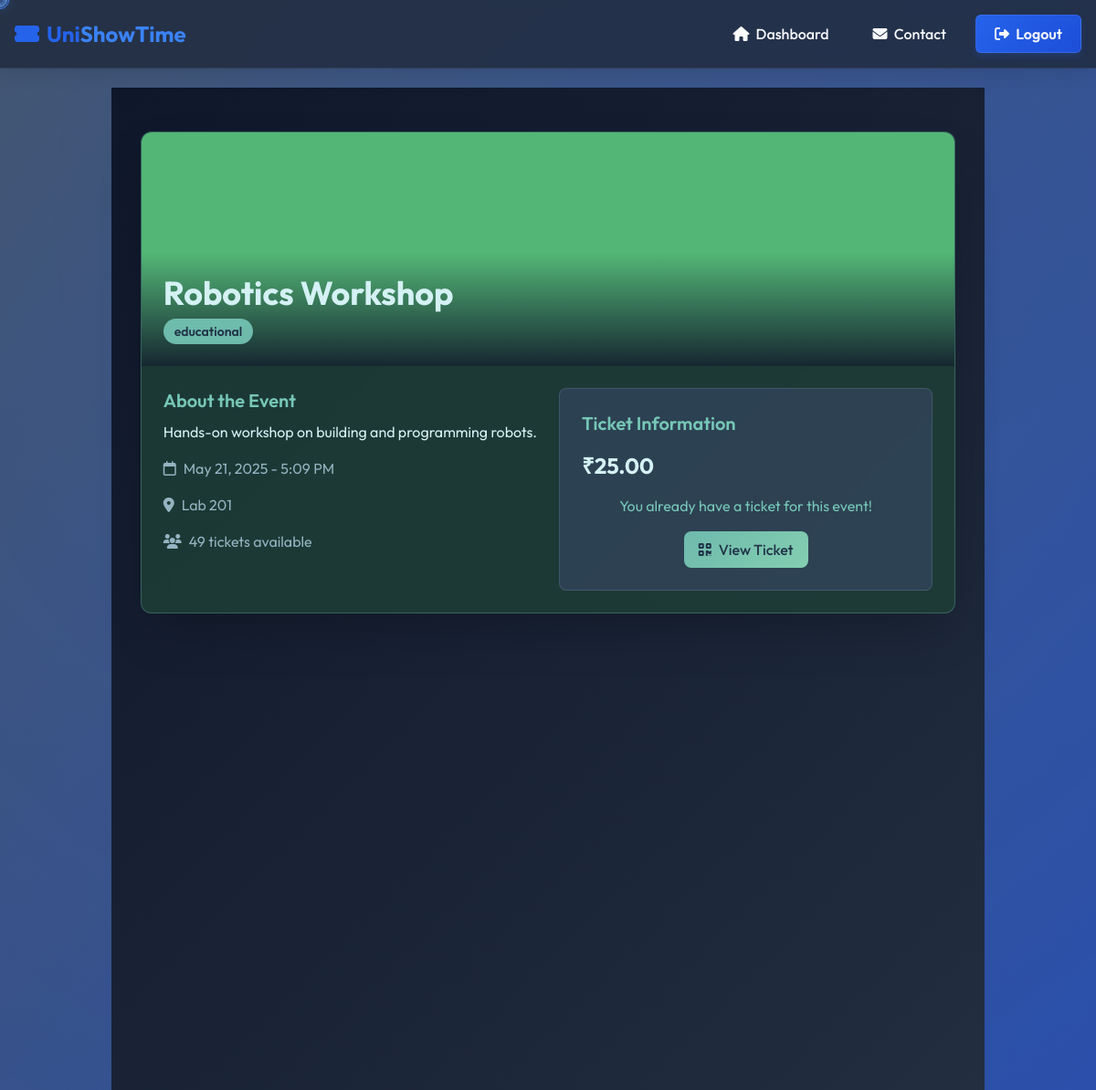
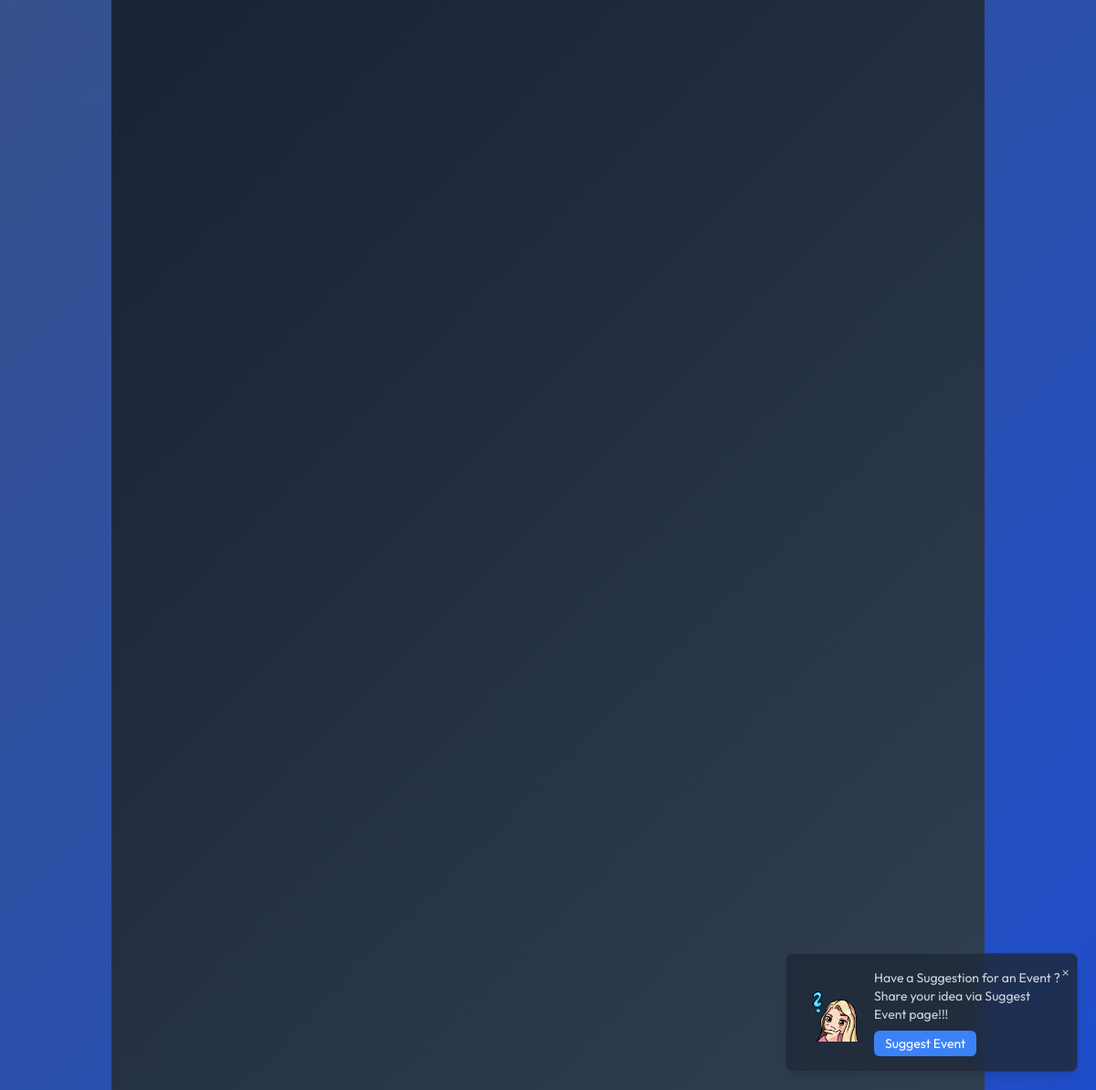
The page /event/34/ (signed in) on the database its author committed (2 pictures, top to bottom).
### mainapp/models.py (models this page shows, shortened)
class Event(models.Model):
    CATEGORY_CHOICES = (
        ('seminar', 'Seminar'),
        ('concert', 'Concert'),
        ('stage_event', 'Stage Event'),
        ('educational', 'Educational'),
        ('other', 'Other'),
    )
    title = models.CharField(max_length=200)
    description = models.TextField()
    date = models.DateTimeField(null=True, blank=True)
    location = models.CharField(max_length=200, null=True, blank=True)
    image = models.ImageField(upload_to='event_images/', null=True, blank=True)
    available_tickets = models.IntegerField(default=0)
    ticket_price = models.DecimalField(max_digits=10, decimal_places=2, default=0.00)
    department = models.ForeignKey(Department, on_delete=models.SET_NULL, null=True, blank=True, related_name='events')
    created_by = models.ForeignKey(CustomUser, on_delete=models.CASCADE, related_name='created_events')
    category = models.CharField(max_length=20, choices=CATEGORY_CHOICES, default='other')
    def tickets_left(self):
        return self.available_tickets - self.ticket_set.count()
    @property
    def is_free(self):
        return self.ticket_price == 0

### mainapp/views.py (the view)
# urls.py: path('event/<int:event_id>/', views.event_details, name='event_details'),
def event_details(request, event_id):
    event = get_object_or_404(Event, id=event_id)
    if event.date is None or event.location is None:
        if request.user.role not in ['admin', 'superadmin']:
            messages.error(request, 'This event is not yet approved.')
            return redirect('dashboard')
    user_has_ticket = False
    user_ticket = None
    if request.user.is_authenticated:
        user_ticket = Ticket.objects.filter(event=event, user=request.user).first()
        user_has_ticket = user_ticket is not None
    context = {
        'event': event,
        'user_has_ticket': user_has_ticket,
        'user_ticket': user_ticket
    }
    return render(request, 'mainapp/event_detail.html', context)

### mainapp/templates/mainapp/event_detail.html (shortened to what this page needs)
{% extends "base.html" %}
{% block content %}
<div class="min-h-screen py-12 px-4 sm:px-6 lg:px-8" style="background: linear-gradient(135deg, #0f172a, #1e293b, #334155);">
    <div class="max-w-4xl mx-auto rounded-xl shadow-2xl overflow-hidden" style="background: rgba(31, 64, 55, 0.8); backdrop-filter: blur(12px); border: 1px solid rgba(118, 199, 183, 0.3);">
        <div class="relative">
            {% if event.image %}
            <img src="{{ event.image.url }}" alt="{{ event.title }}" class="w-full h-64 object-cover">
            {% else %}
            <div class="w-full h-64 flex items-center justify-center" style="background: rgba(57, 72, 103, 0.6);">
                <i class="fas fa-calendar-alt text-6xl" style="color: #94B4C1;"></i>
            </div>
            {% endif %}
            <div class="absolute bottom-0 left-0 right-0 p-6" style="background: linear-gradient(to top, rgba(15, 23, 42, 0.9), transparent);">
                <h1 class="text-4xl font-bold" style="color: #d4f1f4;">{{ event.title }}</h1>
                <span class="inline-block mt-2 px-3 py-1 text-sm font-semibold rounded-full" style="background: rgba(118, 199, 183, 0.9); color: #213448;">{{ event.category }}</span>
            </div>
        </div>
        <div class="p-6">
            <div class="grid grid-cols-1 md:grid-cols-2 gap-6">
                <div class="space-y-4">
                    <div style="color: #d4f1f4;">
                        <h3 class="text-xl font-semibold mb-2" style="color: #76c7b7;">About the Event</h3>
                        <p>{{ event.description }}</p>
                    </div>
                    <div class="flex items-center" style="color: #94B4C1;">
                        <i class="far fa-calendar mr-2"></i>
                        <span>{{ event.date|date:"F j, Y - g:i A" }}</span>
                    </div>
                    <div class="flex items-center" style="color: #94B4C1;">
                        <i class="fas fa-map-marker-alt mr-2"></i>
                        <span>{{ event.location }}</span>
                    </div>
                    <div class="flex items-center" style="color: #94B4C1;">
                        <i class="fas fa-users mr-2"></i>
                        <span>{{ event.tickets_left }} tickets available</span>
                    </div>
                </div>
                <div class="p-6 rounded-lg" style="background: rgba(57, 72, 103, 0.6); border: 1px solid rgba(148, 180, 193, 0.2);">
                    <h3 class="text-xl font-semibold mb-4" style="color: #76c7b7;">Ticket Information</h3>
                    {% if event.is_free %}
                        <p class="text-2xl font-bold mb-4" style="color: #d4f1f4;">Free Entry</p>
                    {% else %}
                        <p class="text-2xl font-bold mb-4" style="color: #d4f1f4;">₹{{ event.ticket_price }}</p>
                    {% endif %}
                    {% if event.tickets_left > 0 %}
                        {% if user.is_authenticated %}
                            {% if not user_has_ticket %}
                                <form method="post" action="{% url 'book_ticket' event.id %}" class="space-y-4">
                                    {% csrf_token %}
                                    {% if not event.is_free %}
                                        <div class="p-4 rounded-lg mb-4" style="background: rgba(57, 72, 103, 0.8); border: 1px solid rgba(148, 180, 193, 0.2);">
                                            <h4 class="text-sm font-medium mb-2" style="color: #d4f1f4;">Payment Details</h4>
                                            <div class="space-y-2">
                                                <input type="text" name="card_number" placeholder="Card Number" class="w-full px-3 py-2 rounded border focus:outline-none focus:border-transparent" style="background: rgba(15, 23, 42, 0.8); border-color: rgba(148, 180, 193, 0.3); color: #d4f1f4;" onfocus="this.style.borderColor='#76c7b7'">
                                                <div class="grid grid-cols-2 gap-2">
                                                    <input type="text" name="expiry" placeholder="MM/YY" class="px-3 py-2 rounded border focus:outline-none focus:border-transparent" style="background: rgba(15, 23, 42, 0.8); border-color: rgba(148, 180, 193, 0.3); color: #d4f1f4;" onfocus="this.style.borderColor='#76c7b7'">
                                                    <input type="text" name="cvv" placeholder="CVV" class="px-3 py-2 rounded border focus:outline-none focus:border-transparent" style="background: rgba(15, 23, 42, 0.8); border-color: rgba(148, 180, 193, 0.3); color: #d4f1f4;" onfocus="this.style.borderColor='#76c7b7'">
                                                </div>
                                            </div>
                                        </div>
                                    {% endif %}
                                    <button type="submit" class="w-full py-3 px-4 rounded-lg font-medium transition-all duration-300 transform hover:scale-105 flex items-center justify-center" style="background: linear-gradient(135deg, rgba(118, 199, 183, 0.9), rgba(153, 242, 200, 0.8)); color: #213448; border: 1px solid rgba(118, 199, 183, 0.3);">
                                        <i class="fas fa-ticket-alt mr-2"></i>
                                        {% if event.is_free %}Book Free Ticket{% else %}Purchase Ticket{% endif %}
                                    </button>
                                </form>
                            {% else %}
                                <div class="text-center">
                                    <p class="mb-4" style="color: #76c7b7;">You already have a ticket for this event!</p>
                                    <a href="{% url 'qr_view' user_ticket.id %}" class="inline-block py-2 px-4 rounded-lg font-medium transition-all duration-300 transform hover:scale-105" style="background: linear-gradient(135deg, rgba(118, 199, 183, 0.9), rgba(153, 242, 200, 0.8)); color: #213448;">
                                        <i class="fas fa-qrcode mr-2"></i>View Ticket
                                    </a>
                                </div>
                            {% endif %}
                        {% endif %}
                    {% else %}
                        <p class="text-center" style="color: rgba(255, 99, 132, 0.8);">Sorry, this event is sold out!</p>
                    {% endif %}
                </div>
            </div>
        </div>
    </div>
</div>
{% endblock %}

### mainapp/templates/base.html (style rules this page uses)
:root { --primary: #2563eb; --primary-light: #3b82f6; --primary-dark: #1d4ed8; --secondary: #64748b; --secondary-light: #94a3b8; --secondary-dark: #475569; --dark: #1e293b; --dark-light: #334155; --light: #f8fafc; --accent: #8b5cf6; --accent-light: #a78bfa; --accent-dark: #7c3aed; --success: #10b981; --success-light: #34d399; --success-dark: #059669; --warning: #f59e0b; --warning-light: #fbbf24; --warning-dark: #d97706; --error: #ef4444; --error-light: #f87171; --error-dark: #dc2626; }
body { font-family: 'Outfit', sans-serif; background: var(--dark); color: var(--light); margin: 0; min-height: 100vh; display: flex; flex-direction: column; overflow-x: hidden; }

### rows shown on the page
Event: image (picture), title "Robotics Workshop", category "educational", description "Hands-on workshop on building and programming robots.", date "May 21, 2025 - 5:09 PM", location "Lab 201", tickets_left "49", ticket_price "25.00"
